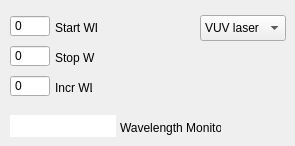
   <widget class="QWidget" name="tab">
    <attribute name="title">
     <string>Wavelength Scan</string>
    </attribute>
    <widget class="QComboBox" name="laserSelectScan">
     <property name="geometry">
      <rect>
       <x>200</x>
       <y>15</y>
       <width>86</width>
       <height>26</height>
      </rect>
     </property>
     <property name="sizePolicy">
      <sizepolicy hsizetype="Fixed" vsizetype="Fixed">
       <horstretch>0</horstretch>
       <verstretch>0</verstretch>
      </sizepolicy>
     </property>
     <property name="font">
      <font>
       <weight>50</weight>
       <bold>false</bold>
      </font>
     </property>
     <item>
      <property name="text">
       <string>VUV laser</string>
      </property>
     </item>
     <item>
      <property name="text">
       <string>UV laser</string>
      </property>
     </item>
    </widget>
    <widget class="QSpinBox" name="inp_incrWL">
     <property name="geometry">
      <rect>
       <x>10</x>
       <y>75</y>
       <width>40</width>
       <height>22</height>
      </rect>
     </property>
     <property name="sizePolicy">
      <sizepolicy hsizetype="Fixed" vsizetype="Fixed">
       <horstretch>0</horstretch>
       <verstretch>0</verstretch>
      </sizepolicy>
     </property>
     <property name="minimumSize">
      <size>
       <width>40</width>
       <height>22</height>
      </size>
     </property>
     <property name="maximumSize">
      <size>
       <width>40</width>
       <height>16777215</height>
      </size>
     </property>
     <property name="font">
      <font>
       <weight>50</weight>
       <bold>false</bold>
      </font>
     </property>
     <property name="mouseTracking">
      <bool>true</bool>
     </property>
     <property name="wrapping">
      <bool>false</bool>
     </property>
     <property name="frame">
      <bool>true</bool>
     </property>
     <property name="buttonSymbols">
      <enum>QAbstractSpinBox::NoButtons</enum>
     </property>
     <property name="keyboardTracking">
      <bool>true</bool>
     </property>
     <property name="minimum">
      <number>0</number>
     </property>
     <property name="maximum">
      <number>5000</number>
     </property>
     <property name="value">
      <number>0</number>
     </property>
    </widget>
    <widget class="QLabel" name="label_22">
     <property name="geometry">
      <rect>
       <x>55</x>
       <y>80</y>
       <width>37</width>
       <height>16</height>
      </rect>
     </property>
     <property name="font">
      <font>
       <weight>50</weight>
       <bold>false</bold>
      </font>
     </property>
     <property name="text">
      <string>Incr WL</string>
     </property>
    </widget>
    <widget class="QLabel" name="label_19">
     <property name="geometry">
      <rect>
       <x>55</x>
       <y>20</y>
       <width>42</width>
       <height>16</height>
      </rect>
     </property>
     <property name="font">
      <font>
       <weight>50</weight>
       <bold>false</bold>
      </font>
     </property>
     <property name="text">
      <string>Start WL</string>
     </property>
    </widget>
    <widget class="QLabel" name="label_20">
     <property name="geometry">
      <rect>
       <x>55</x>
       <y>50</y>
       <width>40</width>
       <height>16</height>
      </rect>
     </property>
     <property name="font">
      <font>
       <weight>50</weight>
       <bold>false</bold>
      </font>
     </property>
     <property name="text">
      <string>Stop WL</string>
     </property>
    </widget>
    <widget class="QSpinBox" name="inp_startWL">
     <property name="geometry">
      <rect>
       <x>10</x>
       <y>15</y>
       <width>40</width>
       <height>22</height>
      </rect>
     </property>
     <property name="sizePolicy">
      <sizepolicy hsizetype="Fixed" vsizetype="Fixed">
       <horstretch>0</horstretch>
       <verstretch>0</verstretch>
      </sizepolicy>
     </property>
     <property name="minimumSize">
      <size>
       <width>40</width>
       <height>22</height>
      </size>
     </property>
     <property name="maximumSize">
      <size>
       <width>40</width>
       <height>16777215</height>
      </size>
     </property>
     <property name="font">
      <font>
       <weight>50</weight>
       <bold>false</bold>
      </font>
     </property>
     <property name="mouseTracking">
      <bool>true</bool>
     </property>
     <property name="wrapping">
      <bool>false</bool>
     </property>
     <property name="frame">
      <bool>true</bool>
     </property>
     <property name="buttonSymbols">
      <enum>QAbstractSpinBox::NoButtons</enum>
     </property>
     <property name="keyboardTracking">
      <bool>true</bool>
     </property>
     <property name="minimum">
      <number>0</number>
     </property>
     <property name="maximum">
      <number>5000</number>
     </property>
     <property name="value">
      <number>0</number>
     </property>
    </widget>
    <widget class="QSpinBox" name="inp_stopWL">
     <property name="geometry">
      <rect>
       <x>10</x>
       <y>45</y>
       <width>40</width>
       <height>22</height>
      </rect>
     </property>
     <property name="sizePolicy">
      <sizepolicy hsizetype="Fixed" vsizetype="Fixed">
       <horstretch>0</horstretch>
       <verstretch>0</verstretch>
      </sizepolicy>
     </property>
     <property name="minimumSize">
      <size>
       <width>40</width>
       <height>22</height>
      </size>
     </property>
     <property name="maximumSize">
      <size>
       <width>40</width>
       <height>16777215</height>
      </size>
     </property>
     <property name="font">
      <font>
       <weight>50</weight>
       <bold>false</bold>
      </font>
     </property>
     <property name="mouseTracking">
      <bool>true</bool>
     </property>
     <property name="wrapping">
      <bool>false</bool>
     </property>
     <property name="frame">
      <bool>true</bool>
     </property>
     <property name="buttonSymbols">
      <enum>QAbstractSpinBox::NoButtons</enum>
     </property>
     <property name="keyboardTracking">
      <bool>true</bool>
     </property>
     <property name="minimum">
      <number>0</number>
     </property>
     <property name="maximum">
      <number>5000</number>
     </property>
     <property name="value">
      <number>0</number>
     </property>
    </widget>
    <widget class="QTextBrowser" name="out_WLMon">
     <property name="geometry">
      <rect>
       <x>10</x>
       <y>115</y>
       <width>106</width>
       <height>22</height>
      </rect>
     </property>
     <property name="sizePolicy">
      <sizepolicy hsizetype="Fixed" vsizetype="Fixed">
       <horstretch>0</horstretch>
       <verstretch>0</verstretch>
      </sizepolicy>
     </property>
     <property name="minimumSize">
      <size>
       <width>40</width>
       <height>22</height>
      </size>
     </property>
     <property name="font">
      <font>
       <weight>50</weight>
       <bold>false</bold>
      </font>
     </property>
     <property name="acceptDrops">
      <bool>false</bool>
     </property>
     <property name="frameShape">
      <enum>QFrame::NoFrame</enum>
     </property>
     <property name="frameShadow">
      <enum>QFrame::Plain</enum>
     </property>
     <property name="html">
      <string>&lt;!DOCTYPE HTML PUBLIC &quot;-//W3C//DTD HTML 4.0//EN&quot; &quot;http://www.w3.org/TR/REC-html40/strict.dtd&quot;&gt;
&lt;html&gt;&lt;head&gt;&lt;meta name=&quot;qrichtext&quot; content=&quot;1&quot; /&gt;&lt;style type=&quot;text/css&quot;&gt;
p, li { white-space: pre-wrap; }
&lt;/style&gt;&lt;/head&gt;&lt;body style=&quot; font-family:'Tahoma'; font-size:8pt; font-weight:400; font-style:normal;&quot;&gt;
&lt;p style=&quot;-qt-paragraph-type:empty; margin-top:0px; margin-bottom:0px; margin-left:0px; margin-right:0px; -qt-block-indent:0; text-indent:0px;&quot;&gt;&lt;br /&gt;&lt;/p&gt;&lt;/body&gt;&lt;/html&gt;</string>
     </property>
    </widget>
    <widget class="QLabel" name="label_32">
     <property name="geometry">
      <rect>
       <x>120</x>
       <y>120</y>
       <width>101</width>
       <height>16</height>
      </rect>
     </property>
     <property name="font">
      <font>
       <weight>50</weight>
       <bold>false</bold>
      </font>
     </property>
     <property name="text">
      <string>Wavelength Monitor</string>
     </property>
    </widget>
    <zorder>inp_incrWL</zorder>
    <zorder>label_19</zorder>
    <zorder>laserSelectScan</zorder>
    <zorder>label_22</zorder>
    <zorder>inp_stopWL</zorder>
    <zorder>inp_startWL</zorder>
    <zorder>label_20</zorder>
    <zorder>out_WLMon</zorder>
    <zorder>label_32</zorder>
   </widget>
